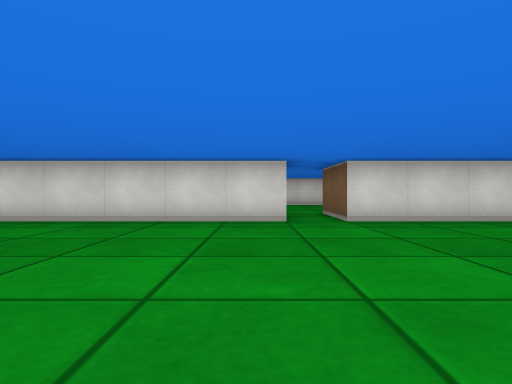
view 1 (above)

24 first-person views from a walk through a cub3D level. The camera is about half as high as the walls, looks level and sees 75° across. The floor is counted in squares. Each view is taken from the middle of a square. On the plan, view 1 faces up. The plan holds only what a view shows up to about 9 squares ahead; the rest is blank.

view 2
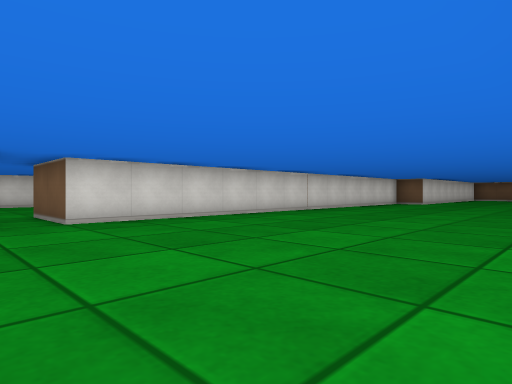

view 3
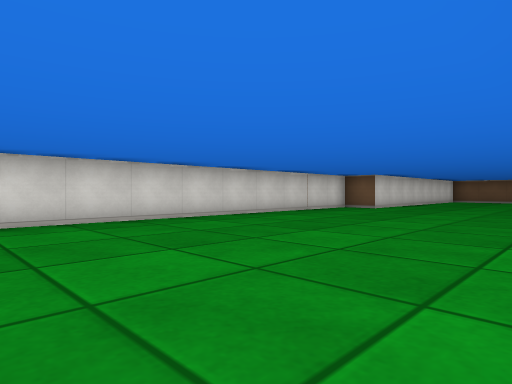

view 4
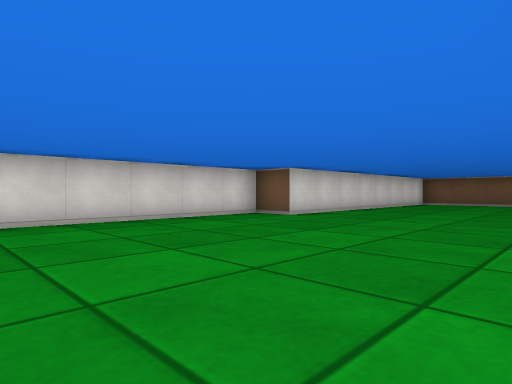

view 5
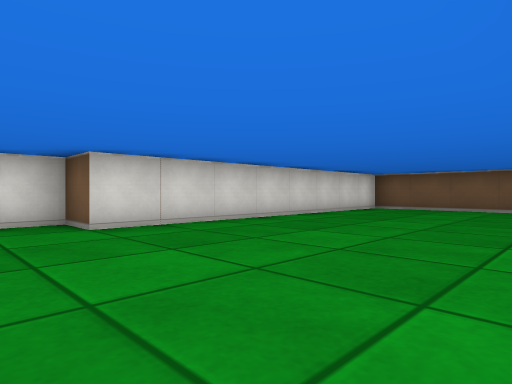

view 6
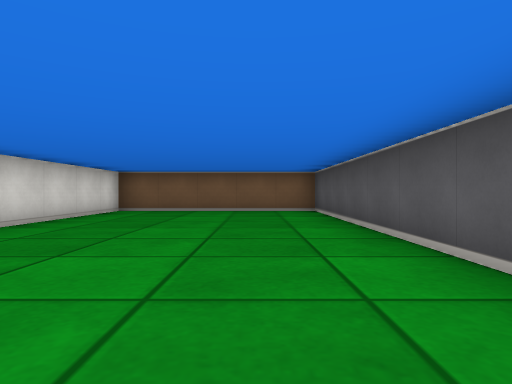

view 7
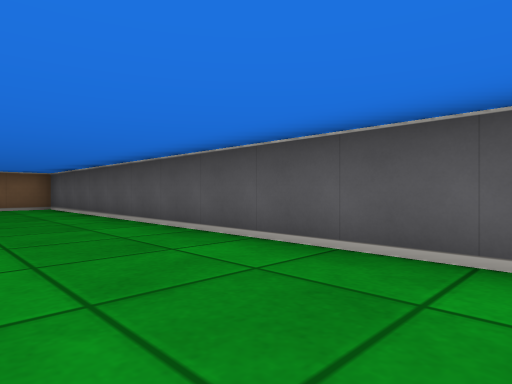

view 8
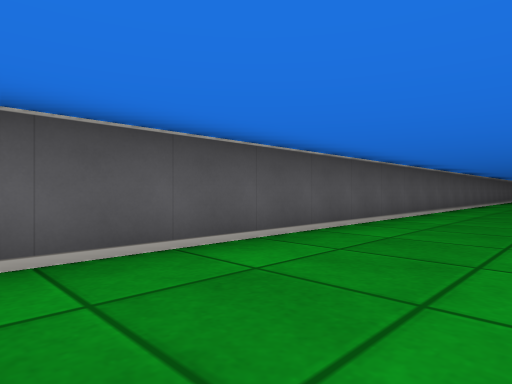

view 9
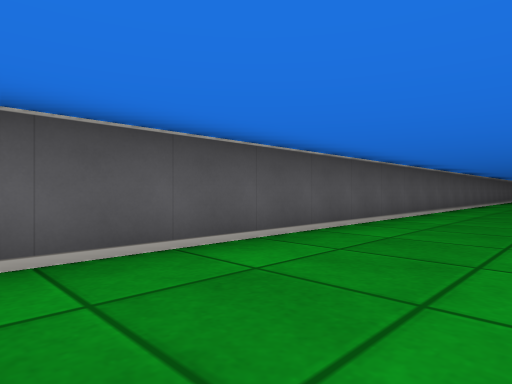

view 10
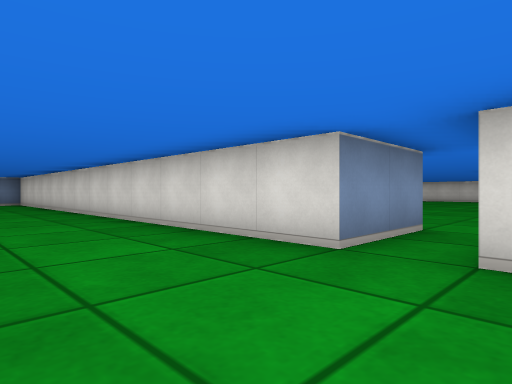

view 11
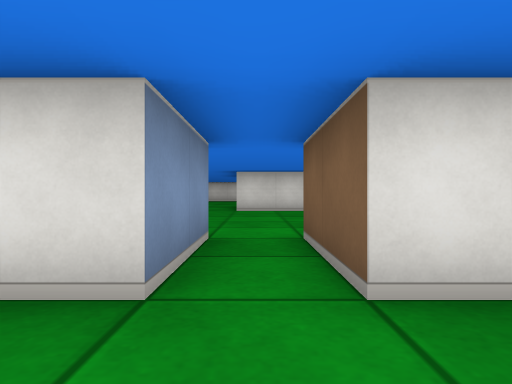

view 12
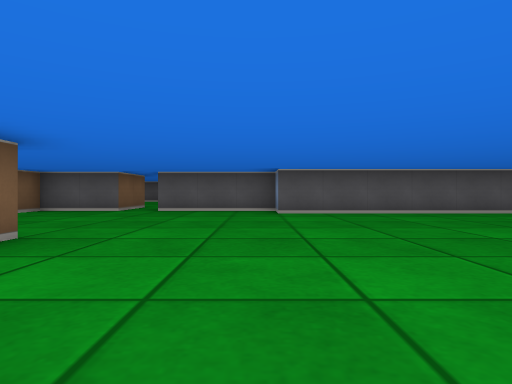

view 13
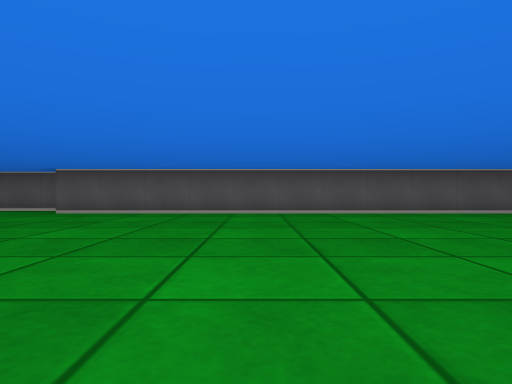

view 14
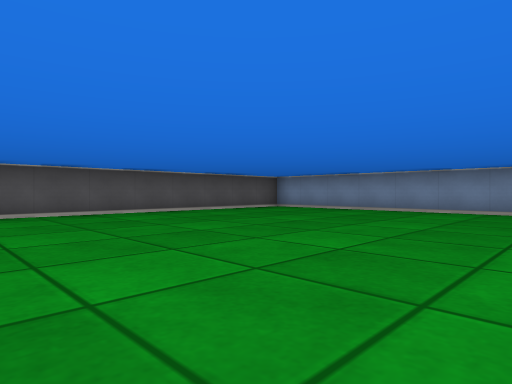

view 15
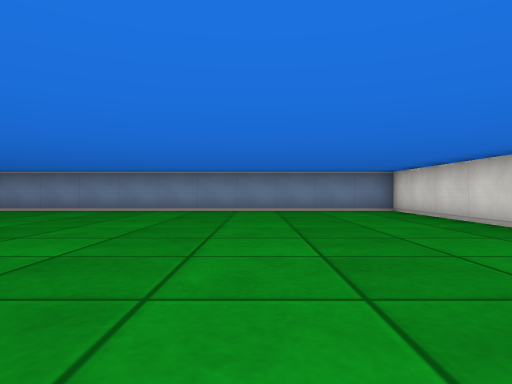

view 16
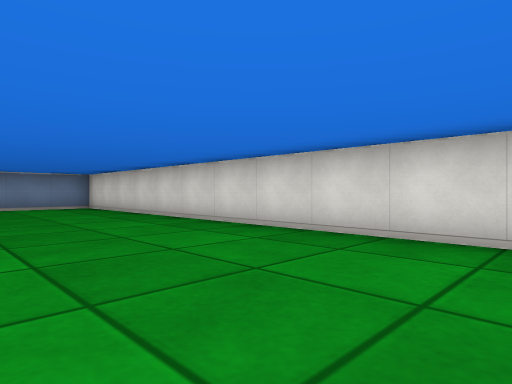

view 17
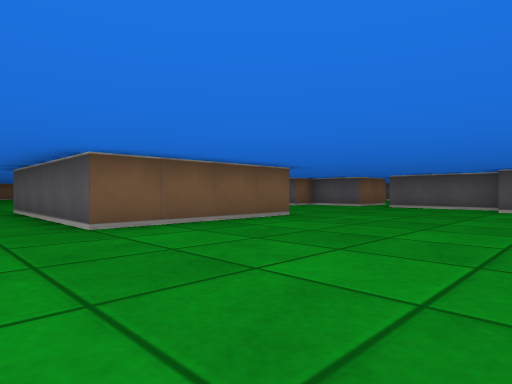

view 18
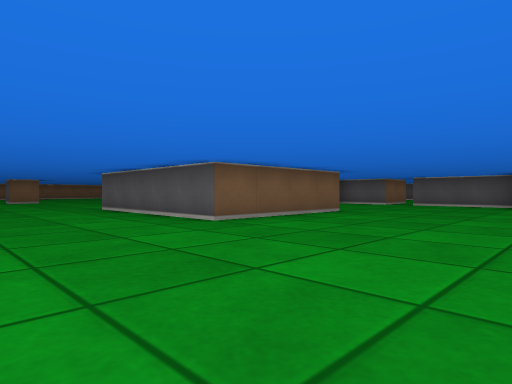

view 19
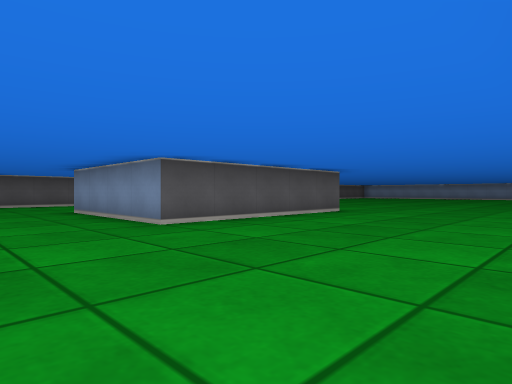

view 20
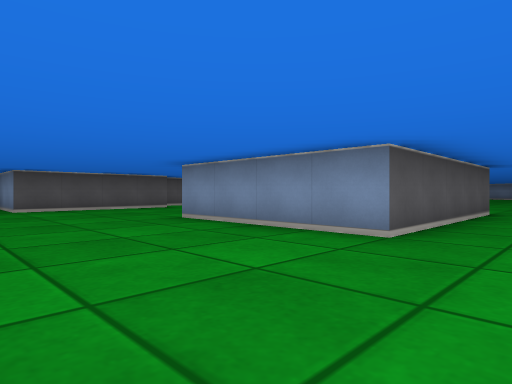

view 21
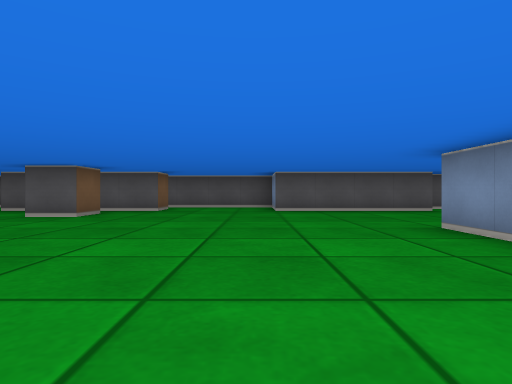

view 22
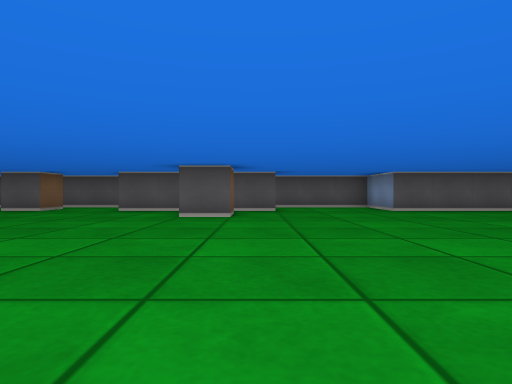

view 23
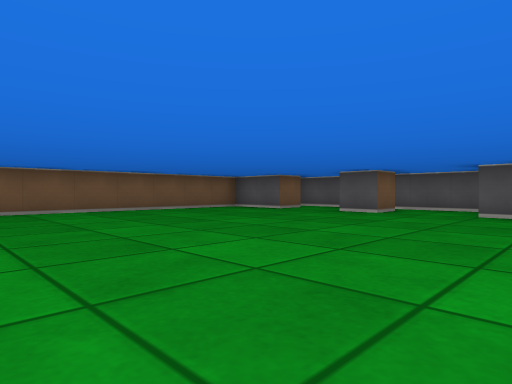

view 24
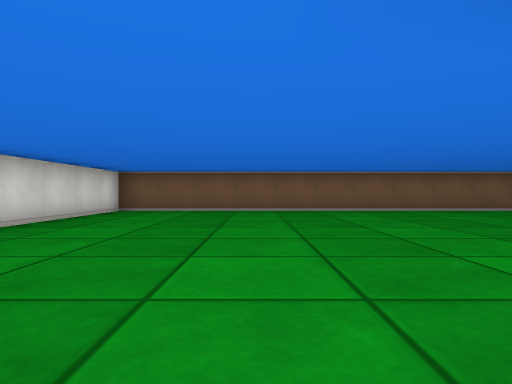

### Floor plan
Points are (right, up) in squares from view 1. A wall is a line through its corners. A room is listed if a view was taken in it or the views show most of it. See-through windows are left out.
Room 1 (views 1, 2, 3, 4, 5, 6, 7, 8, 9, 10, 11)
walls: (0.5, 5.5) (-8.2, 5.5); (-3.2, -0.5) (21.5, -0.5) (21.5, 4.5) (13.5, 4.5) (13.5, 5.5) (1.5, 5.5)
ways out: opening at (1, 6.5) to room 2
Room 2 (views 12, 13, 14, 15, 16, 17, 18, 19, 20, 21, 22, 23, 24)
walls: (2.2, 12.5) (0.5, 12.5) (0.5, 16.5) (5.5, 16.5) (5.5, 12.5); (-6.4, 21.5) (-16.5, 21.5) (-16.5, 11.4); (11.5, 9.5) (11.5, 10.5) (12.5, 10.5); (1.5, 5.5) (1.5, 7.5) (3.5, 7.5) (3.5, 8.5) (7.5, 8.5) (7.5, 6.8); (10.5, 8) (10.5, 8.5) (14.5, 8.5); (14.9, 6.5) (16.2, 6.5); (16.5, 7.5) (16.5, 8.5) (17.5, 8.5); (-13.2, 8.5) (-2.5, 8.5) (-2.5, 7.5) (0.5, 7.5) (0.5, 5.5); (21.5, 11.4) (21.5, 21.5) (17.5, 21.5)
ways out: opening at (1, 6.5) to room 1

Where each view was taken, in squares from view 1:
view 1: 0 up, 0 right, facing up
view 2: 0 up, 0 right, facing up-right
view 3: 0 up, 4 right, facing up-right
view 4: 0 up, 8 right, facing up-right
view 5: 0 up, 12 right, facing up-right
view 6: 1 up, 13 right, facing right
view 7: 2 up, 11 right, facing down-right
view 8: 2 up, 13 right, facing down-left
view 9: 2 up, 7 right, facing down-left
view 10: 3 up, 2 right, facing up-left
view 11: 4 up, 1 right, facing up
view 12: 16 up, 2 left, facing down
view 13: 16 up, 7 left, facing down
view 14: 16 up, 8 left, facing down-left
view 15: 18 up, 8 left, facing left
view 16: 18 up, 6 left, facing up-left
view 17: 18 up, 4 left, facing down-right
view 18: 20 up, 4 left, facing down-right
view 19: 21 up, 8 right, facing down-left
view 20: 18 up, 9 right, facing down-left
view 21: 17 up, 8 right, facing down
view 22: 17 up, 11 right, facing down
view 23: 16 up, 13 right, facing down-right
view 24: 18 up, 13 right, facing right
